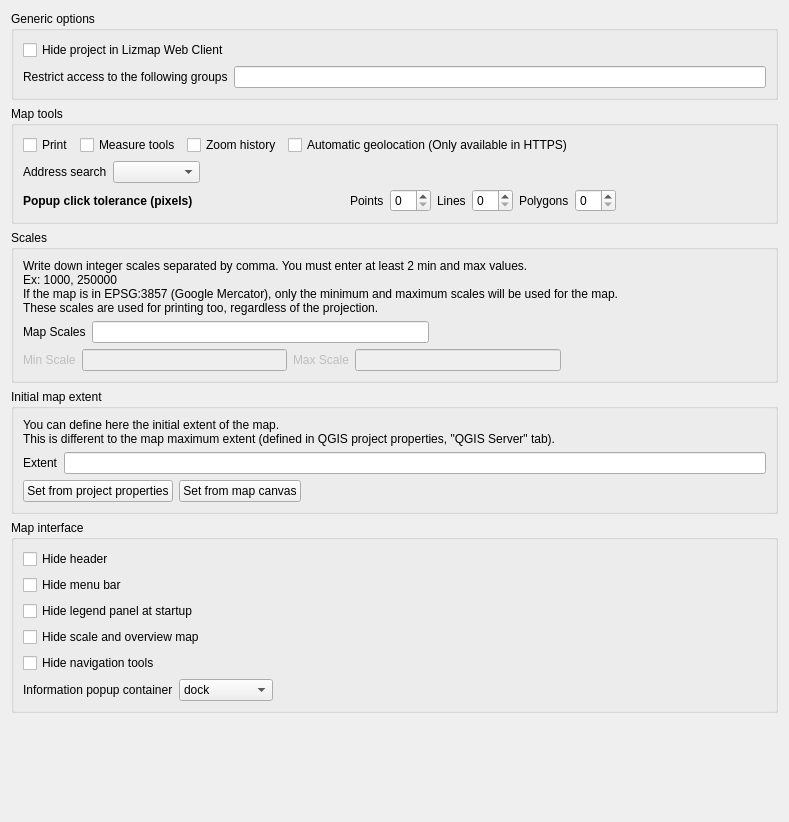
             <widget class="QWidget" name="scrollAreaWidgetContents">
              <property name="geometry">
               <rect>
                <x>0</x>
                <y>0</y>
                <width>789</width>
                <height>822</height>
               </rect>
              </property>
              <layout class="QVBoxLayout" name="verticalLayout_26">
               <item>
                <widget class="QGroupBox" name="gb_generalOptions">
                 <property name="title">
                  <string>Generic options</string>
                 </property>
                 <layout class="QVBoxLayout" name="verticalLayout_15">
                  <item>
                   <widget class="QCheckBox" name="cbHideProject">
                    <property name="text">
                     <string>Hide project in Lizmap Web Client</string>
                    </property>
                   </widget>
                  </item>
                  <item>
                   <layout class="QHBoxLayout" name="horizontalLayout_15">
                    <item>
                     <widget class="QLabel" name="label_54">
                      <property name="text">
                       <string>Restrict access to the following groups</string>
                      </property>
                     </widget>
                    </item>
                    <item>
                     <widget class="QLineEdit" name="inAcl">
                      <property name="toolTip">
                       <string>List of group id separated by comma. Leave empty if access is not restricted.</string>
                      </property>
                      <property name="styleSheet">
                       <string notr="true"/>
                      </property>
                     </widget>
                    </item>
                   </layout>
                  </item>
                 </layout>
                </widget>
               </item>
               <item>
                <widget class="QGroupBox" name="gb_visibleTools">
                 <property name="title">
                  <string>Map tools</string>
                 </property>
                 <layout class="QVBoxLayout" name="verticalLayout_2">
                  <item>
                   <layout class="QHBoxLayout" name="horizontalLayout_6">
                    <item>
                     <widget class="QCheckBox" name="cbActivatePrint">
                      <property name="enabled">
                       <bool>true</bool>
                      </property>
                      <property name="text">
                       <string>Print</string>
                      </property>
                     </widget>
                    </item>
                    <item>
                     <widget class="QCheckBox" name="cbActivateMeasure">
                      <property name="enabled">
                       <bool>true</bool>
                      </property>
                      <property name="text">
                       <string>Measure tools</string>
                      </property>
                     </widget>
                    </item>
                    <item>
                     <widget class="QCheckBox" name="cbActivateZoomHistory">
                      <property name="enabled">
                       <bool>true</bool>
                      </property>
                      <property name="text">
                       <string>Zoom history</string>
                      </property>
                     </widget>
                    </item>
                    <item>
                     <widget class="QCheckBox" name="cbActivateGeolocation">
                      <property name="enabled">
                       <bool>true</bool>
                      </property>
                      <property name="text">
                       <string>Automatic geolocation (Only available in HTTPS)</string>
                      </property>
                     </widget>
                    </item>
                    <item>
                     <spacer name="horizontalSpacer_10">
                      <property name="orientation">
                       <enum>Qt::Horizontal</enum>
                      </property>
                      <property name="sizeHint" stdset="0">
                       <size>
                        <width>40</width>
                        <height>20</height>
                       </size>
                      </property>
                     </spacer>
                    </item>
                   </layout>
                  </item>
                  <item>
                   <layout class="QHBoxLayout" name="horizontalLayout_14">
                    <item>
                     <widget class="QLabel" name="label_19">
                      <property name="text">
                       <string>Address search</string>
                      </property>
                     </widget>
                    </item>
                    <item>
                     <widget class="QComboBox" name="liExternalSearch">
                      <item>
                       <property name="text">
                        <string/>
                       </property>
                      </item>
                      <item>
                       <property name="text">
                        <string>nominatim</string>
                       </property>
                      </item>
                      <item>
                       <property name="text">
                        <string>google</string>
                       </property>
                      </item>
                      <item>
                       <property name="text">
                        <string>ban</string>
                       </property>
                      </item>
                      <item>
                       <property name="text">
                        <string>ign</string>
                       </property>
                      </item>
                     </widget>
                    </item>
                    <item>
                     <spacer name="horizontalSpacer_7">
                      <property name="orientation">
                       <enum>Qt::Horizontal</enum>
                      </property>
                      <property name="sizeHint" stdset="0">
                       <size>
                        <width>40</width>
                        <height>20</height>
                       </size>
                      </property>
                     </spacer>
                    </item>
                   </layout>
                  </item>
                  <item>
                   <layout class="QHBoxLayout" name="horizontalLayout_30">
                    <item>
                     <widget class="QLabel" name="label_68">
                      <property name="font">
                       <font>
                        <weight>75</weight>
                        <bold>true</bold>
                       </font>
                      </property>
                      <property name="styleSheet">
                       <string notr="true"/>
                      </property>
                      <property name="text">
                       <string>Popup click tolerance (pixels)</string>
                      </property>
                     </widget>
                    </item>
                    <item>
                     <spacer name="horizontalSpacer_31">
                      <property name="orientation">
                       <enum>Qt::Horizontal</enum>
                      </property>
                      <property name="sizeHint" stdset="0">
                       <size>
                        <width>40</width>
                        <height>20</height>
                       </size>
                      </property>
                     </spacer>
                    </item>
                    <item>
                     <widget class="QLabel" name="label_70">
                      <property name="text">
                       <string>Points</string>
                      </property>
                     </widget>
                    </item>
                    <item>
                     <widget class="QSpinBox" name="inPointTolerance">
                      <property name="styleSheet">
                       <string notr="true"/>
                      </property>
                     </widget>
                    </item>
                    <item>
                     <widget class="QLabel" name="label_69">
                      <property name="text">
                       <string>Lines</string>
                      </property>
                     </widget>
                    </item>
                    <item>
                     <widget class="QSpinBox" name="inLineTolerance">
                      <property name="styleSheet">
                       <string notr="true"/>
                      </property>
                     </widget>
                    </item>
                    <item>
                     <widget class="QLabel" name="label_72">
                      <property name="text">
                       <string>Polygons</string>
                      </property>
                     </widget>
                    </item>
                    <item>
                     <widget class="QSpinBox" name="inPolygonTolerance">
                      <property name="styleSheet">
                       <string notr="true"/>
                      </property>
                     </widget>
                    </item>
                    <item>
                     <spacer name="horizontalSpacer_32">
                      <property name="orientation">
                       <enum>Qt::Horizontal</enum>
                      </property>
                      <property name="sizeHint" stdset="0">
                       <size>
                        <width>40</width>
                        <height>20</height>
                       </size>
                      </property>
                     </spacer>
                    </item>
                   </layout>
                  </item>
                 </layout>
                </widget>
               </item>
               <item>
                <widget class="QGroupBox" name="gb_Scales">
                 <property name="styleSheet">
                  <string notr="true"/>
                 </property>
                 <property name="title">
                  <string>Scales</string>
                 </property>
                 <layout class="QGridLayout" name="gridLayout_3">
                  <item row="2" column="0">
                   <layout class="QHBoxLayout" name="horizontalLayout_11">
                    <item>
                     <widget class="QLabel" name="label_13">
                      <property name="enabled">
                       <bool>false</bool>
                      </property>
                      <property name="text">
                       <string>Min Scale</string>
                      </property>
                     </widget>
                    </item>
                    <item>
                     <widget class="QLineEdit" name="inMinScale">
                      <property name="enabled">
                       <bool>false</bool>
                      </property>
                      <property name="inputMethodHints">
                       <set>Qt::ImhDigitsOnly</set>
                      </property>
                      <property name="maxLength">
                       <number>10</number>
                      </property>
                     </widget>
                    </item>
                    <item>
                     <widget class="QLabel" name="label_14">
                      <property name="enabled">
                       <bool>false</bool>
                      </property>
                      <property name="text">
                       <string>Max Scale</string>
                      </property>
                     </widget>
                    </item>
                    <item>
                     <widget class="QLineEdit" name="inMaxScale">
                      <property name="enabled">
                       <bool>false</bool>
                      </property>
                     </widget>
                    </item>
                    <item>
                     <spacer name="horizontalSpacer_8">
                      <property name="orientation">
                       <enum>Qt::Horizontal</enum>
                      </property>
                      <property name="sizeHint" stdset="0">
                       <size>
                        <width>40</width>
                        <height>20</height>
                       </size>
                      </property>
                     </spacer>
                    </item>
                   </layout>
                  </item>
                  <item row="0" column="0">
                   <widget class="QLabel" name="label_17">
                    <property name="text">
                     <string>&lt;p&gt;Write down integer scales separated by comma. You must enter at least 2 min and max values.&lt;br /&gt;Ex: 1000, 250000&lt;br /&gt;If the map is in EPSG:3857 (Google Mercator), only the minimum and maximum scales will be used for the map.&lt;br /&gt;These scales are used for printing too, regardless of the projection.&lt;/p&gt;</string>
                    </property>
                   </widget>
                  </item>
                  <item row="1" column="0">
                   <layout class="QHBoxLayout" name="horizontalLayout_5">
                    <item>
                     <widget class="QLabel" name="label_15">
                      <property name="text">
                       <string>Map Scales</string>
                      </property>
                     </widget>
                    </item>
                    <item>
                     <widget class="QLineEdit" name="inMapScales">
                      <property name="inputMethodHints">
                       <set>Qt::ImhDigitsOnly</set>
                      </property>
                     </widget>
                    </item>
                    <item>
                     <spacer name="horizontalSpacer_11">
                      <property name="orientation">
                       <enum>Qt::Horizontal</enum>
                      </property>
                      <property name="sizeHint" stdset="0">
                       <size>
                        <width>40</width>
                        <height>20</height>
                       </size>
                      </property>
                     </spacer>
                    </item>
                   </layout>
                  </item>
                 </layout>
                </widget>
               </item>
               <item>
                <widget class="QGroupBox" name="gb_extent">
                 <property name="title">
                  <string>Initial map extent</string>
                 </property>
                 <layout class="QVBoxLayout" name="verticalLayout_11">
                  <item>
                   <widget class="QLabel" name="label_23">
                    <property name="text">
                     <string>You can define here the initial extent of the map.
This is different to the map maximum extent (defined in QGIS project properties, &quot;QGIS Server&quot; tab).</string>
                    </property>
                   </widget>
                  </item>
                  <item>
                   <layout class="QHBoxLayout" name="horizontalLayout_20">
                    <item>
                     <widget class="QLabel" name="label_24">
                      <property name="text">
                       <string>Extent</string>
                      </property>
                     </widget>
                    </item>
                    <item>
                     <widget class="QLineEdit" name="inInitialExtent">
                      <property name="readOnly">
                       <bool>true</bool>
                      </property>
                     </widget>
                    </item>
                   </layout>
                  </item>
                  <item>
                   <layout class="QHBoxLayout" name="horizontalLayout_19">
                    <item>
                     <widget class="QPushButton" name="btSetExtentFromProject">
                      <property name="text">
                       <string>Set from project properties</string>
                      </property>
                     </widget>
                    </item>
                    <item>
                     <widget class="QPushButton" name="btSetExtentFromCanvas">
                      <property name="text">
                       <string>Set from map canvas</string>
                      </property>
                     </widget>
                    </item>
                    <item>
                     <spacer name="horizontalSpacer_17">
                      <property name="orientation">
                       <enum>Qt::Horizontal</enum>
                      </property>
                      <property name="sizeHint" stdset="0">
                       <size>
                        <width>40</width>
                        <height>20</height>
                       </size>
                      </property>
                     </spacer>
                    </item>
                   </layout>
                  </item>
                 </layout>
                </widget>
               </item>
               <item>
                <widget class="QGroupBox" name="gb_interface">
                 <property name="title">
                  <string>Map interface</string>
                 </property>
                 <layout class="QVBoxLayout" name="verticalLayout_18">
                  <item>
                   <widget class="QCheckBox" name="cbHideHeader">
                    <property name="text">
                     <string>Hide header</string>
                    </property>
                   </widget>
                  </item>
                  <item>
                   <widget class="QCheckBox" name="cbHideMenu">
                    <property name="text">
                     <string>Hide menu bar</string>
                    </property>
                   </widget>
                  </item>
                  <item>
                   <widget class="QCheckBox" name="cbHideLegend">
                    <property name="text">
                     <string>Hide legend panel at startup</string>
                    </property>
                   </widget>
                  </item>
                  <item>
                   <widget class="QCheckBox" name="cbHideOverview">
                    <property name="text">
                     <string>Hide scale and overview map</string>
                    </property>
                   </widget>
                  </item>
                  <item>
                   <widget class="QCheckBox" name="cbHideNavbar">
                    <property name="text">
                     <string>Hide navigation tools</string>
                    </property>
                   </widget>
                  </item>
                  <item>
                   <layout class="QHBoxLayout" name="horizontalLayout_29">
                    <item>
                     <widget class="QLabel" name="label_65">
                      <property name="styleSheet">
                       <string notr="true"/>
                      </property>
                      <property name="text">
                       <string>Information popup container</string>
                      </property>
                     </widget>
                    </item>
                    <item>
                     <widget class="QComboBox" name="liPopupContainer">
                      <item>
                       <property name="text">
                        <string>dock</string>
                       </property>
                      </item>
                      <item>
                       <property name="text">
                        <string>minidock</string>
                       </property>
                      </item>
                      <item>
                       <property name="text">
                        <string>map</string>
                       </property>
                      </item>
                      <item>
                       <property name="text">
                        <string>bottomdock</string>
                       </property>
                      </item>
                      <item>
                       <property name="text">
                        <string>right-dock</string>
                       </property>
                      </item>
                     </widget>
                    </item>
                    <item>
                     <spacer name="horizontalSpacer">
                      <property name="orientation">
                       <enum>Qt::Horizontal</enum>
                      </property>
                      <property name="sizeHint" stdset="0">
                       <size>
                        <width>40</width>
                        <height>20</height>
                       </size>
                      </property>
                     </spacer>
                    </item>
                   </layout>
                  </item>
                 </layout>
                </widget>
               </item>
               <item>
                <spacer name="verticalSpacer">
                 <property name="orientation">
                  <enum>Qt::Vertical</enum>
                 </property>
                 <property name="sizeHint" stdset="0">
                  <size>
                   <width>20</width>
                   <height>40</height>
                  </size>
                 </property>
                </spacer>
               </item>
              </layout>
             </widget>
